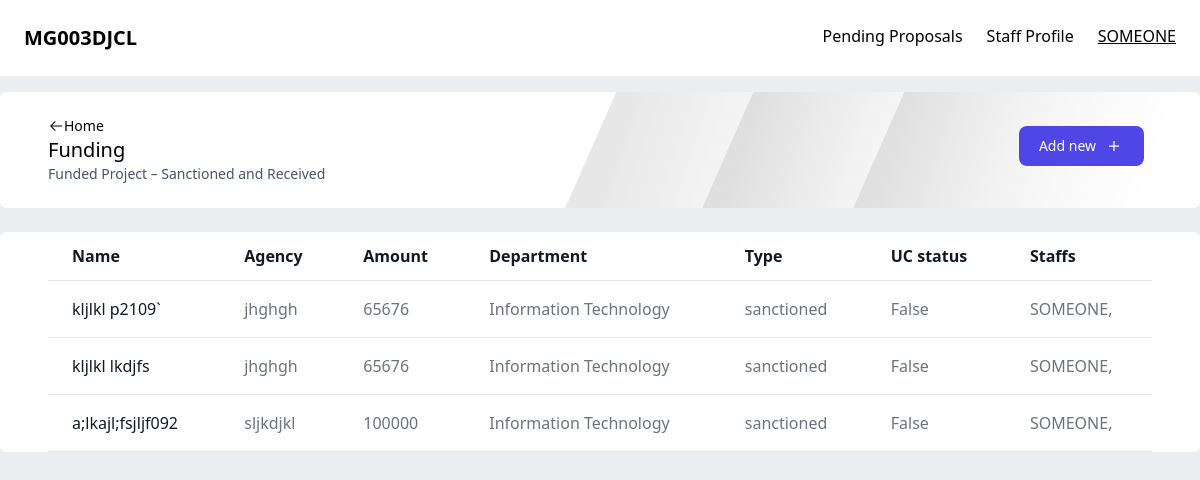
Page /funding/ (signed in) on the committed database.
### authentication/models.py (models this page shows)
class staff(AbstractUser):
    dept = models.ForeignKey(department, on_delete=models.CASCADE)
    designation = models.CharField(max_length=20)
    phone = models.CharField(max_length=20)
    designation = models.CharField(max_length=20)
    def __str__(self):
        return self.username

class department(models.Model):
    name = models.CharField(max_length=50)
    hod = models.OneToOneField('staff', on_delete=models.SET_NULL, null=True, blank=True, related_name='hod')
    def __str__(self):
        return self.name

### central/models.py (models this page shows)
class consultancy(models.Model):
    categories = [
        ("consultancy", "consultancy"),
        ("funding", "funding")
    ]
    category = models.CharField(max_length=25, choices=categories)
    name = models.CharField(max_length=50, unique=True)
    agency = models.CharField(max_length=50)
    startdate = models.DateField()
    enddate = models.DateField()
    amount = models.PositiveIntegerField()
    staffs = models.ManyToManyField(staff)
    department = models.ForeignKey(department, on_delete=models.SET_NULL, null=True)
    types = [
        ('sanctioned', 'sanctioned'),
        ('granted', 'granted')
    ]
    status = models.CharField(max_length=10, choices=types, blank=True, null=True)
    receivedamount = models.PositiveIntegerField(null=True, blank=True)
    uc = models.BooleanField(default=False, blank=True)
    hodapproval = models.BooleanField(verbose_name="HoD Approval Status", default=False, null=True)
    Controller = models.BooleanField(verbose_name="Controller Approval Status", default=False, null=True)
    def __str__(self):
        return self.name
    class Meta:
        verbose_name = 'Consultancies and fundings'
        verbose_name_plural = 'Consultancies and fundings'

### central/views.py (the view)
# urls.py: path('funding/', ctv.funding),
@login_required(login_url='/signin')
def funding(request):
    fundings = consultancy.objects.filter(staffs=request.user, category='funding')
    print(fundings)
    return render(request, 'central/funding.html', {"objects": fundings})

### central/templates/central/funding.html (shortened to what this page needs)
{% extends 'central/publication.html' %}
{% block header %}
    <p class="text-xl font-medium">Funding</p>
    <p class="text-sm text-slate-600">Funded Project – Sanctioned and Received </p>
{% endblock %}
{% block addurl %}
     /fundingapplication
{% endblock %}
{% block content %}
<table class=" text-left min-h-full text-gray-500 bg-white dark:text-gray-400 rounded-md overflow-x-auto w-full">
    <thead class="border-b text-gray-900 dark:text-gray-400">
        <tr>
            <th scope="col" class="px-6 py-3">
                Name
            </th>
            <th scope="col" class="px-6 py-3">
                Agency
            </th>
            <th scope="col" class="px-6 py-3">
                Amount
            </th>
            <th scope="col" class="px-6 py-3">
                Department
            </th>
            <th scope="col" class="px-6 py-3">
                Type
            </th>
            <th scope="col" class="px-6 py-3">
                UC status
            </th>
            <th scope="col" class="px-6 py-3">
                Staffs
            </th>
        </tr>
    </thead>
    <tbody>
        {% for object in objects %}
        <tr class="border-b">
            <td scope="row" class="hover:underline px-6 py-4 font-medium text-gray-900 whitespace-nowrap">
                <a href="">
                {{object.name}}
                </a>
            </td>
            <td scope="row" class="px-6 py-4">
                <a href="">
                {{object.agency}}
                </a>
            </td>
            <td class="px-6 py-4">
                {{object.amount}}
            </td>
            <td class="px-6 py-4">
                {{object.department}}
            </td>
            <td class="px-6 py-4">
                {{object.status}}
            </td>
            <td class="px-6 py-4">
                {{object.uc}}
            </td>
            <td class="px-6 py-4">
                {% for staff in object.staffs.all %}
                    {{staff}},
                {% endfor %}
            </td>
        </tr>
        {% endfor %}
    </tbody>
    </table>
{% endblock %}

### central/templates/central/nav.html (shortened to what this page needs)
<nav class="flex justify-between p-6 bg-white">
    <div>
         <p class="text-xl font-bold">MG003DJCL</p>
    </div>
    <div class="gap-6 hidden lg:flex">
         <a href="#">Pending Proposals</a>
         <a href="#">Staff Profile</a>
         <p class="font-medium underline">{{request.user}}</p>
    </div>
 </nav>

### rows in the picture
staff: user "SOMEONE", username "SOMEONE"
consultancy: name "kljlkl p2109`", agency "jhghgh", amount "65676", department "Information Technology", status "sanctioned", uc "False"
consultancy: name "kljlkl lkdjfs", agency "jhghgh", amount "65676", department "Information Technology", status "sanctioned", uc "False"
consultancy: name "a;lkajl;fsjljf092", agency "sljkdjkl", amount "100000", department "Information Technology", status "sanctioned", uc "False"
